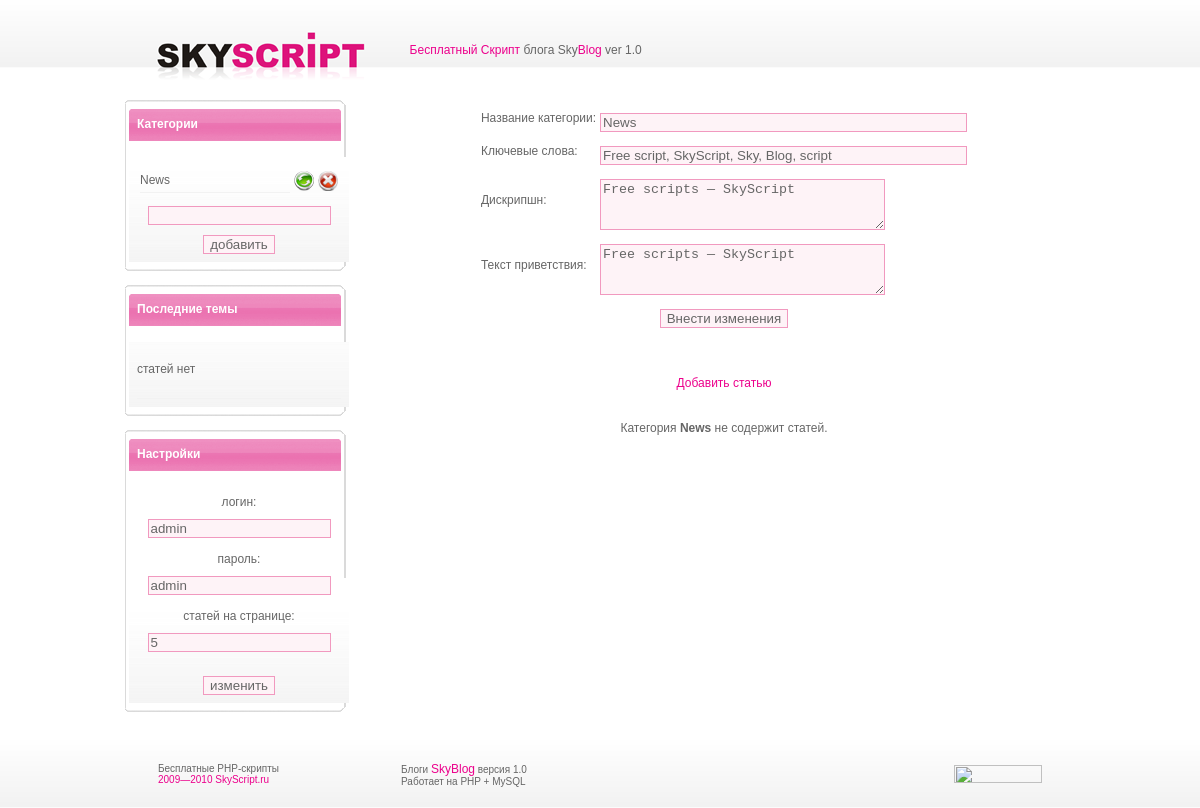
/admin/index.php?act=redcat&catid=1 (signed in), run on an earlier commit of the app's database.
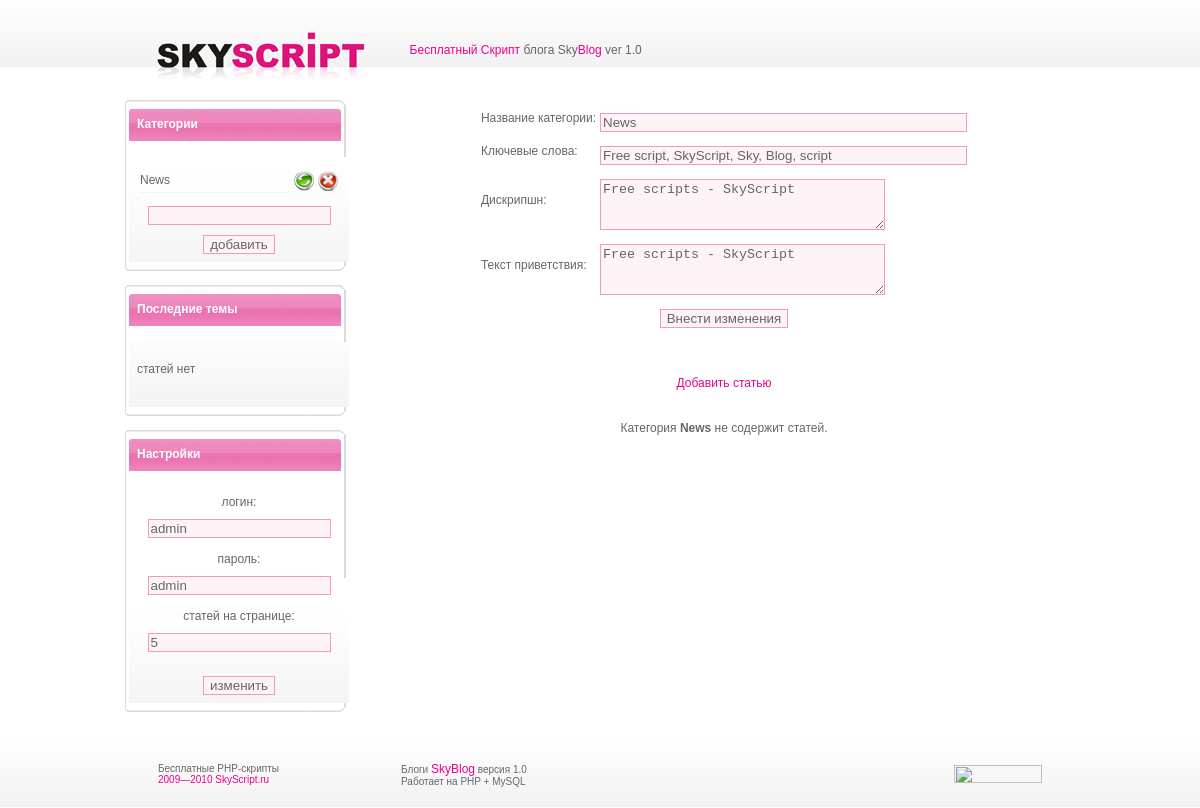
And on a later commit of the database.
### tables this page shows
CREATE TABLE `skyblog_cat` (
  `id` int(5) NOT NULL auto_increment,
  `cattitle` varchar(100) default NULL,
  `kslova` varchar(255) default NULL,
  `descript` varchar(255) default NULL,
  `textcat` text,
  PRIMARY KEY  (`id`)
);

CREATE TABLE `skyblog_nastr` (
  `id` int(2) NOT NULL auto_increment,
  `na_str` int(3) default NULL,
  `name` varchar(255) NOT NULL,
  `pass` varchar(255) NOT NULL,
  PRIMARY KEY  (`id`)
);

### admin/index.php (the view, shortened to what this page needs)
<?php
include "../db.php";
if (isset($_GET['catid'])) {$catid = $_GET['catid']; }
?>
<html>
<head>
<link href="../st.css" rel="stylesheet" type="text/css">
</head>
<body>
<?php
if (isset($_GET['act'])) { $act = $_GET['act']; }
include("../verh.php");
?>
<table width="950" border="0" align="center" cellpadding="0" cellspacing="0">
  <tr>
    <td width="220" valign="top">
<?php include("lefta.php"); ?>
    </td>
    <td width="20">&nbsp;</td>
    <td valign="top">
<?php
if (isset($act) && $act=="redcat")
{
	$skybaseredcat = mysqli_query($db, "SELECT * FROM skyblog_cat WHERE id='$catid'");
	$skyrowredcat = mysqli_fetch_array($skybaseredcat);
echo "
<center><form name=formredcat action='index.php?act=redcat' method='post'>
<table>
<tr>
    <td align='left'>Название категории:</td>
    <td align='left'><input maxlength='255' value='".$skyrowredcat["cattitle"]."' class=bginp2 onblur=inputBG(this,0)  onfocus=inputBG(this,1)  name='cattitle' type='text' size='43'/></td>
  </tr>
  <tr>
    <td align='left'>Ключевые слова:</td>
    <td align='left'><input maxlength='255' value='".$skyrowredcat["kslova"]."' class=bginp2 onblur=inputBG(this,0)  onfocus=inputBG(this,1)  name='kslova' type='text' size='43'/></td>
  </tr>
    <tr>
    <td align='left'>Дискрипшн:</td>
    <td align='left'><textarea class=bginp2 onblur=inputBG(this,0)  onfocus=inputBG(this,1) name='descript' cols='33' rows='3'>".$skyrowredcat["descript"]."</textarea></td>
  </tr>
  <tr>
    <td align='left'>Текст приветствия:</td>
    <td align='left'><textarea class=bginp2 onblur=inputBG(this,0)  onfocus=inputBG(this,1) name='textcat' cols='33' rows='3'>".$skyrowredcat["textcat"]."</textarea></td>
  </tr>
   <tr>
    <td colspan='2' align='center'><input type='hidden' name='catid' value='".$catid."' />
	<input type='hidden' name='catizm' value='1' />
<input type='submit' value='Внести изменения' /></td>
  </tr></table>
</form><br><br></center>
";
}
?>
<TABLE cellSpacing=1 cellPadding=1 width=500 align=center border=0>
<TBODY>
  <TR>
    <TD align=middle>
    <div class="dob"><a style="CURSOR: hand" id=SmilesText onclick=SmilesTable() class="dob">Добавить статью</a></div>
      </TD></TR>
        </TABLE></TD></TR></TBODY></TABLE>
<br>
<?php
$skybasenav = mysqli_query($db, "SELECT na_str FROM skyblog_nastr");
$skyrow5 = mysqli_fetch_array($skybasenav);
$num = $skyrow5["na_str"];
@$page = $_GET['page'];
$skybase1 = mysqli_query($db, "SELECT COUNT(*) FROM skyblog_blog WHERE cat='$catid'");
$temp = mysqli_fetch_array($skybase1);
$posts = $temp[0];
$total = (($posts - 1) / $num) + 1;
$total =  intval($total);
$page = intval($page);
if(empty($page) or $page < 0) $page = 1;
  if($page > $total) $page = $total;
$start = $page * $num - $num;
if ($start < 0) { $start = 0;}
$skybase3 = mysqli_query($db, "SELECT * FROM skyblog_blog  WHERE cat='$catid' ORDER BY id DESC LIMIT $start, $num");
if (mysqli_num_rows($skybase3) > 0)
	{
	$skyrow3 = mysqli_fetch_array($skybase3);
	do {
if (!empty($skyrow3["pic"])) { $picbl = "<img style='margin-right:10px;' border=0 src='../picblog/".$skyrow3["pic"]."' align=left />"; }
else { $picbl = "";}
		printf ("<div class='bolokno_verh'></div>
				<div class='bolokno_bg'>
				<a title='удалить статью вместе с комментариями' href='index.php?page=$page&catid=$catid&act=delblog&id=%s'><img align=right border=0 src='pic/del.png' /> </a>
				  <div class='bolokno_title'><a title=редактировать href=redblog.php?id=%s>%s</a></div>
					<div class='bolokno_int'> %s %s<br><br><span class=sm>%s | Добавил: <b>%s</b> | Просмотров: <b>%s</b></span></div>
				</div>
			<div class='bolokno_niz'></div>", $skyrow3["id"], $skyrow3["id"], $skyrow3["title"], $picbl, $skyrow3["cortext"], $skyrow3["data"], $skyrow3["avtor"], $skyrow3["prosmotr"]);
		}
		while ($skyrow3 = mysqli_fetch_array($skybase3));
	}
else {
$skybase_cat = mysqli_query($db, "SELECT cattitle FROM skyblog_cat WHERE id='$catid'");
$skyrow_cat = mysqli_fetch_array($skybase_cat);
echo "<center><div>Категория <b>".$skyrow_cat["cattitle"]."</b> не содержит статей.</div></center>";
}
?>
<br><br>
<?php include("../niz.php"); ?>
</body>
</html>

### verh.php (shortened to what this page needs)
<link href="st.css" rel="stylesheet" type="text/css">
<table width="100%" border="0" align="center" cellpadding="0" cellspacing="0" background="pic/skyscript_fon_verh.png">
  <tr>
    <td align="center">
<table width="950" border="0" align="center" cellpadding="0" cellspacing="0" background="pic/skyscript_fon_verh.png">
  <tr>
    <td width="275"><a href="http://www.skyscript.ru"><img title="Бесплатные скрипты — SkyScript" src="pic/skyscript_logo.png" width="275" height="100" border="0"></a></td>
    <td>&nbsp;</td>
    <td><span class="name">Бесплатный Скрипт</span> блога Sky<span class="name">Blog</span> ver 1.0</td>
  </tr>
</table>
</td>
  </tr>
</table>

### admin/lefta.php (shortened to what this page needs)
<?php
require "pass.php";
?>
<link href="st.css" rel="stylesheet" type="text/css">
    <div class="okno_verh"></div>
    	<div class="okno_bg">
		  <div class="okno_title">Категории</div>
  			<div class="okno_int">
<?php
$skybase = mysqli_query($db, "SELECT id,cattitle FROM skyblog_cat");
if (mysqli_num_rows($skybase) > 0)
{  $skyrowcat = mysqli_fetch_array($skybase); }
else {
echo "<p>В таблице нет записей.</p>";
exit(); }
do {
printf ("<table><tr><td align=left width=170><div class=cat><a class=cat href=index.php?catid=%s>%s</a></div></td>
	<td><a title='редактировать категорию %s' href='index.php?act=redcat&catid=%s'><img border=0 src='pic/red.png' width='20' height='20' /></a></td>
	<td><a title='удалить категорию %s' href='index.php?act=delcat&catid=%s'><img border=0 src='pic/del.png' width='20' height='20' /></a></td>
	</tr></table>
	",$skyrowcat["id"],$skyrowcat["cattitle"],$skyrowcat["cattitle"],$skyrowcat["id"],$skyrowcat["cattitle"],$skyrowcat["id"]);
}
while ($skyrowcat = mysqli_fetch_array($skybase));
?>
<center><form action="index.php?act=addcat" method="post" name="catform">
<input class=bginp2 onblur=inputBG(this,0)  onfocus=inputBG(this,1) name="cattitle" type="text" />
<input name="" type="submit" value="добавить" />
</form>
</center>
</div>
    	</div>
    <div class="okno_niz"></div>
    <br>
    <div class="okno_verh"></div>
    	<div class="okno_bg">
		  <div class="okno_title">Последние темы</div>
  			<div class="okno_int">
<?php
$skybase2 = mysqli_query($db, "SELECT id,title FROM skyblog_blog ORDER BY id DESC LIMIT 5");
if (mysqli_num_rows($skybase2) > 0)
{  $skyrow2 = mysqli_fetch_array($skybase2); }
else {
echo "<p>статей нет</p>";
}
do {
printf ("<div class=catsm><a class=catsm href=redblog.php?id=%s>%s</a></div>", $skyrow2["id"], $skyrow2["title"]);
}
while ($skyrow2 = mysqli_fetch_array($skybase2));
?>
</div>
    	</div>
    <div class="okno_niz"></div>
    <br>
       <div class="okno_verh"></div>
    	<div class="okno_bg">
		  <div class="okno_title">Настройки</div>
  			<div class="okno_int">
<?php
$skybaseopt = mysqli_query($db, "SELECT * FROM skyblog_nastr");
if (mysqli_num_rows($skybaseopt) > 0)
{
$skyrowopt = mysqli_fetch_array($skybaseopt);
}
$name = $skyrowopt["name"];
$pass = $skyrowopt["pass"];
$na_str = $skyrowopt["na_str"];
?>
<center>
<form action="index.php" method="post" name="options">
логин:<br>
<input class=bginp2 onblur=inputBG(this,0)  onfocus=inputBG(this,1) name="name" type="text" value="<?php echo "$name"; ?>" /><br><br>
пароль:<br>
<input value="<?php echo "$pass"; ?>" class=bginp2 onblur=inputBG(this,0)  onfocus=inputBG(this,1) name="pass" type="text" /><br><br>
статей на странице:<br>
<input value="<?php echo "$na_str"; ?>" class=bginp2 onblur=inputBG(this,0)  onfocus=inputBG(this,1) name="na_str" type="text" /><br><br>
<input value="изменить" type="submit" /><br>
</form>
 </center>
		</div>
    	</div>
    <div class="okno_niz"></div>

### niz.php (shortened to what this page needs)
<table width="100%" border="0" align="center" cellpadding="0" cellspacing="0" background="pic/skyscript_fon_niz.png">
  <tr>
    <td align="center"><table width="950" height="68" border="0" align="center" cellpadding="0" cellspacing="0">
      <tr>
        <td width="33"></td>
        <td width="210" align="left"><div class="sm2">Бесплатные PHP-скрипты<br />
          <a href="http://www.skyscript.ru">2009&mdash;2010 SkyScript.ru</a></div></td>
        <td width="33">&nbsp;</td>
        <td align="left"><div class="sm2">Блоги  <span class="kr">SkyBlog</span> версия 1.0<br />
          Работает на PHP + MySQL </div></td>
        <td width="33">&nbsp;</td>
        <td align="right">
          </td>
        <td width="33" align="right"></td>
      </tr>
    </table></td>
  </tr>
</table>

### st.css (style rules this page uses)
body { margin:0; font-family:Verdana, Arial, Helvetica, sans-serif; font-size:12px; color:#666666; }
td { font-size:12px; }
a { text-decoration:none; color: #ec008c; }
input { margin-top:10px; border:1px solid #f199bf; color:#666666; background-color:#fef3f7; }
textarea { margin-top:10px; border:1px solid #f199bf; color:#666666; }
form { margin:0; padding:0; }
.bginp2 { BACKGROUND-COLOR: #fef3f7; }
.name { font-size:12px; color: #ec008c; margin-top:10px; margin-bottom:10px; text-align:left; }
.dob { color:#ec008c; margin:15px; font-size:12px; }
.sm2 { font-size:10px; color:#666666; }
.kr { font-size:12px; color: #ec008c; margin-top:10px; margin-bottom:10px; }
.okno_verh { width:220px; height:5px; font-size:1px; background-image:url(pic/okno_verh.png); background-repeat:no-repeat; }
.okno_bg { width:220px; background-image:url(pic/okno_bg.png); padding:4px; }
.okno_title { padding:8px; background-image:url(pic/okno_bg_title.png); background-repeat:no-repeat; height:32px; color:#FFFFFF; font-weight:bold; }
.okno_int { padding:8px; background-image:url(pic/okno_bg_gradient.png); background-position:bottom; background-repeat:repeat-x; }
.okno_niz { width:220px; height:5px; background-image:url(pic/okno_niz.png); background-repeat:no-repeat; font-size:1px; }
.cat a { padding-top:5px; padding-bottom:5px; display: block; text-decoration: none; border-bottom: 1px solid #f2f2f2; color:#666666; }
.catsm a { font-size:10px; padding-top:5px; padding-bottom:5px; display: block; text-decoration: none; border-bottom: 1px solid #f2f2f2; color:#666666; }

What changed in the data, as far as the page shows it:
changed skyblog_cat "News": descript "Free scripts — SkyScript" → "Free scripts - SkyScript"; textcat "Free scripts — SkyScript" → "Free scripts - SkyScript"
